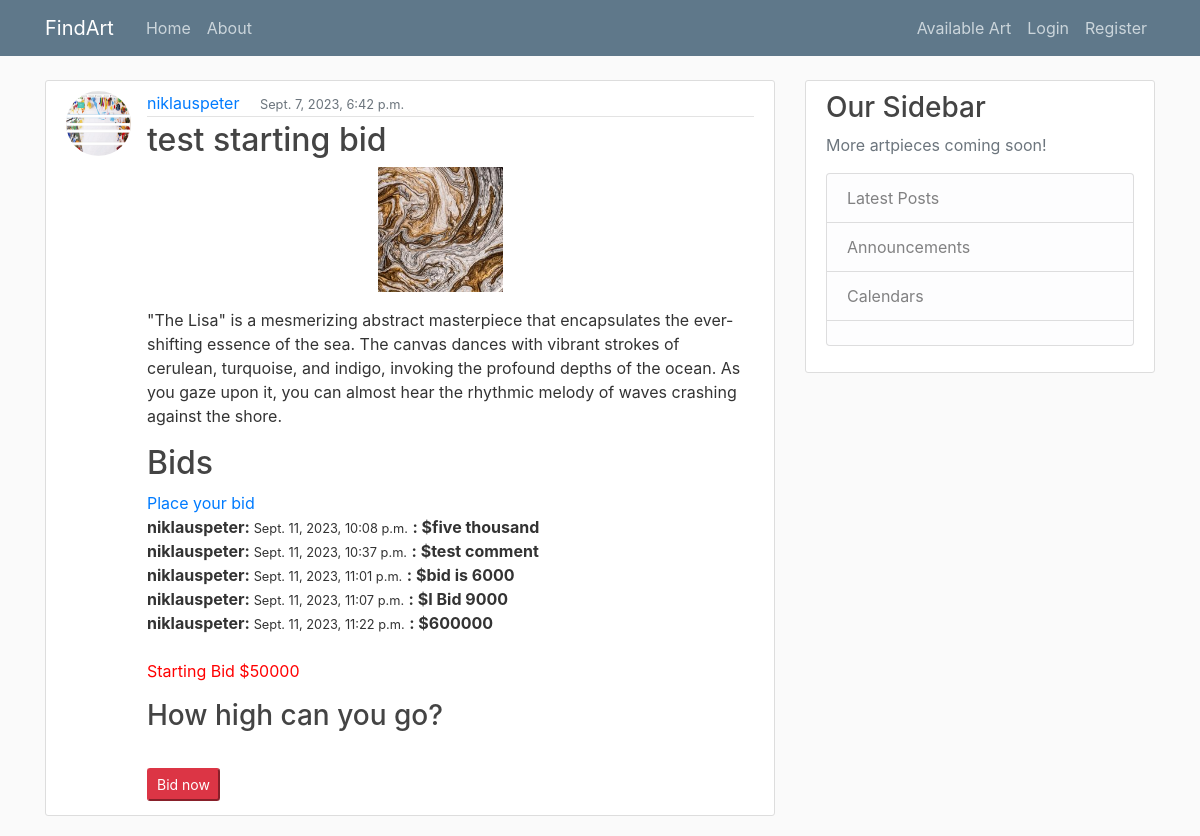
The page /post/9/ on the database as committed earlier.
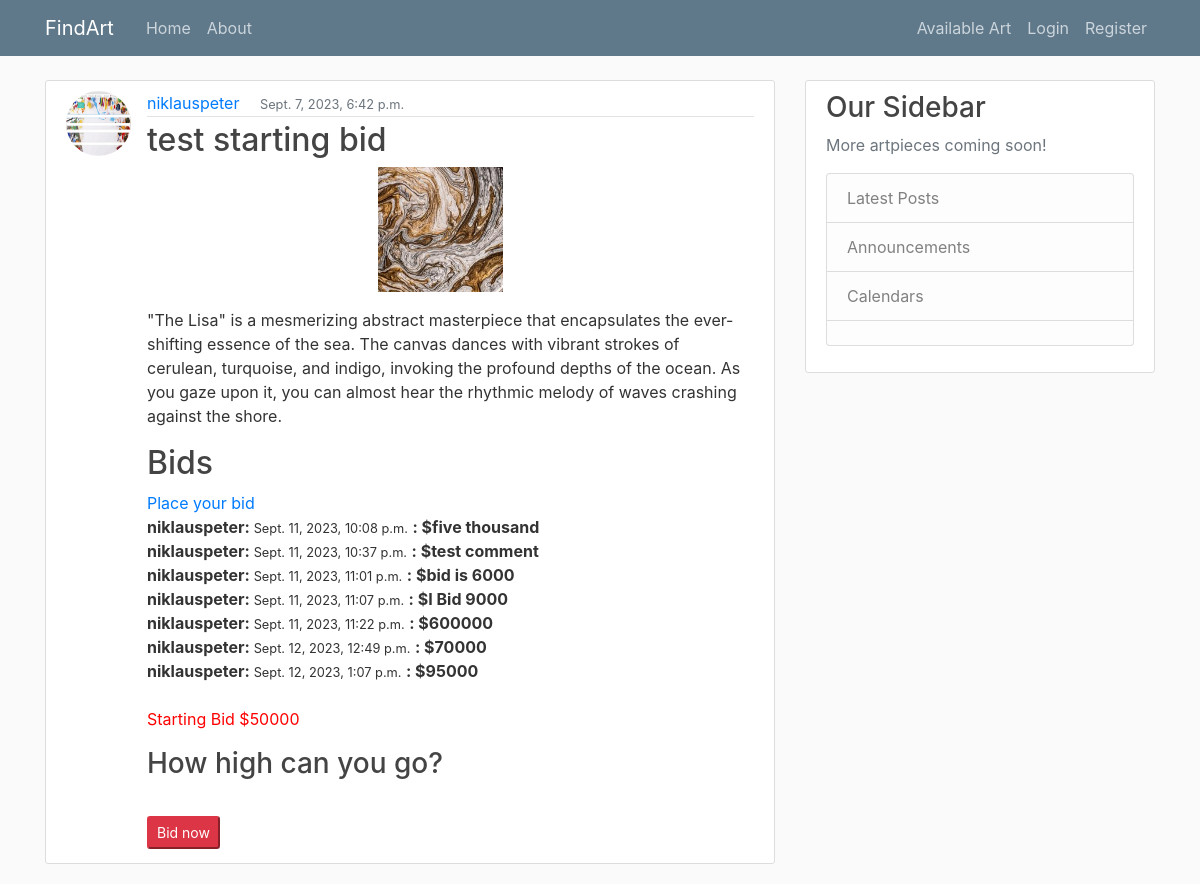
The same page on the database as committed later.
### art/models.py (models this page shows, shortened)
class Post(models.Model):
    title = models.CharField(max_length=100)
    content = models.TextField()
    date_posted = models.DateTimeField(default=timezone.now)
    Artist = models.ForeignKey(User, on_delete = models.CASCADE)
    image = models.ImageField(default='default.jpg', upload_to='artpieces/')
    starting_bid = models.IntegerField(blank=True, null=True)

class Comment(models.Model):
    post = models.ForeignKey(Post, related_name="comments", on_delete = models.CASCADE)
    name = models.CharField(max_length=255)
    body = models.TextField()
    date_added = models.DateTimeField(auto_now_add=True)
    Artist = models.ForeignKey(User, on_delete = models.CASCADE, null=True)

### users/models.py (models this page shows, shortened)
class Profile(models.Model):
    user = models.OneToOneField(User, on_delete=models.CASCADE)
    image = models.ImageField(default='default.jpg', upload_to='profile_pics')

### art/views.py (the view)
# urls.py: path('post/<int:pk>/',PostDetailView.as_view(),name = 'post-detail'),
class PostDetailView(DetailView):
    model = Post

### art/templates/art/post_detail.html (shortened to what this page needs)
{% extends "art/corey_base.html" %}
{% block content %}
    <article class="media content-section">
        <img class = "rounded-circle article-img" src="{{object.Artist.profile.image.url}}">
        <div class="media-body">
        <div class="article-metadata">
            <a class="mr-2" href="#">{{ object.Artist }}</a>
            <small class="text-muted">{{ object.date_posted }}</small>
        </div>
        <h2 class="article-title">{{ object.title }}</h2>
        <div style="text-align: center;">
        <img class="article-image account-img" src="{{ post.image.url }}">
        </div>
        <p class="article-content">{{ object.content }}</p>
        <h2>Bids</h2>
        {% if not post.comments.all%}
            No Bids Yet ...<a href="{%url 'add_comment' post.pk %}">Place a bid</a>
            Add one</a>
        {% else %}
        <a href="{%url 'add_comment' post.pk %}">Place your bid</a>
        <br>
                {% for comment in post.comments.all %}
                    <strong>
                        {{object.Artist}}:
                    </strong>
                       <small> {{ comment.date_added}}</small>
                       <strong>: ${{ comment.body }}</strong>
                    <br/>
                    {% endfor %}
        {% endif %}
        <br>
        <p class="article-content" style="color:red">Starting Bid ${{ object.starting_bid }}</p>
        <h3>How high can you go?</h3>
        <a href="{%url 'add_comment' post.pk %}">
        <br>
        <button type="submit" class="btnn btn-danger btn-sm mt-1 mb-1">Bid now</button>
        </a>
        </div>
    </article>
{% endblock content %}

Rows that differ between the two databases and show on the page:
added Comment: {{ object.Artist }} "niklauspeter", date_added "Sept. 12, 2023, 12:49 p.m.", body "70000"
added Comment: {{ object.Artist }} "niklauspeter", date_added "Sept. 12, 2023, 1:07 p.m.", body "95000"
